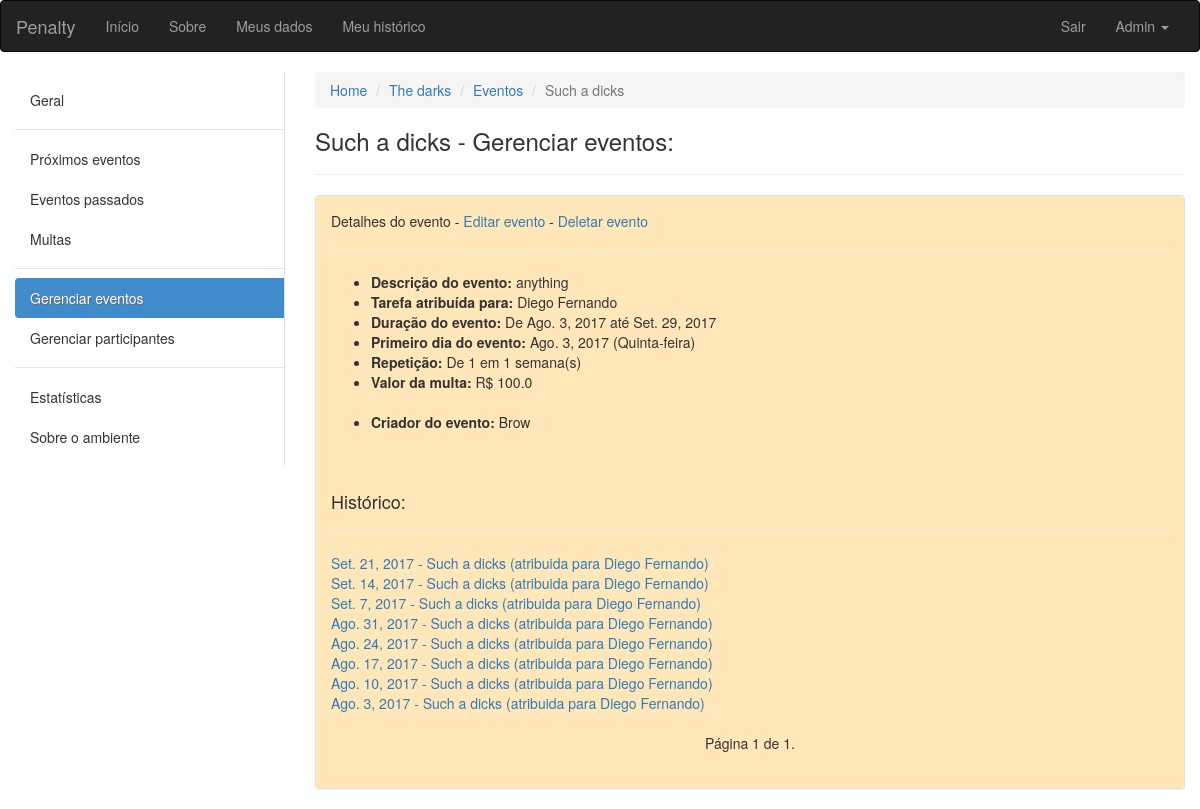
Screenshot of /ambiente/2/eventos/5/ (signed in) with the database file from the repository.
### ambiente/models.py (models this page shows, shortened)
class Ambiente(models.Model):
	nome = models.CharField(max_length=100, verbose_name='Nome', null=False, blank=False)
	descricao = models.CharField(max_length=100, verbose_name='Descrição', null=True, blank=False)
	endereco = models.CharField(max_length=150, verbose_name='Endereço', null=True, blank=False)
	criador = models.ForeignKey(User, verbose_name='Criador', null=False, blank=False, related_name='+')
	data_criacao = models.DateTimeField(default=timezone.now)
	participantes = models.ManyToManyField(User, verbose_name='Participantes', blank=True, related_name='+')

class Evento(models.Model):
	INTERVALOS = (
        ('D', 'Dias'),
        ('S', 'Semanas'),
        ('M', 'Meses'),
    )
	nome = models.CharField(max_length=100, verbose_name='Nome', null=False, blank=False)
	descricao = models.CharField(max_length=100, verbose_name='Descrição', null=True, blank=False)
	criador = models.ForeignKey(User, verbose_name='Criador', null=False, blank=False, related_name='+', default=1)
	responsavel = models.ForeignKey(User, verbose_name='Responsavel pela tarefa', null=False, blank=False, related_name='+', default=1)
	ambiente = models.ForeignKey(Ambiente, verbose_name='Ambiente', null=False, blank=False, related_name='+')
	data_inicio = models.DateField(default=date.today)
	data_fim = models.DateField(verbose_name='Data de término')
	dia_evento = models.DateField()
	id_agrupador = models.IntegerField()
	valor_multa = models.FloatField(verbose_name='Valor da multa', blank=False, default=2.0)
	quantidade_intervalos_repeticao = models.IntegerField(verbose_name='Se repete em')
	intervalo = models.CharField(max_length=40, choices=INTERVALOS, null=False, blank=False)
	solicitacao_de_validacao = models.BooleanField(default=False)
	momento_da_solicitacao = models.DateTimeField(blank=True, null=True)

### ambiente/views.py (the view)
# urls.py: url(r'^(?P<pk>[0-9]+)/eventos/(?P<pkevento>[0-9]+)/$', views.evento, name='evento'),
def evento(request, pk, pkevento):
	ambiente = get_object_or_404(Ambiente, pk=pk)
	get_object_or_404(ambiente.participantes, pk=request.user.pk)
	evento = get_list_or_404(Evento, id_agrupador=pkevento)
	historico = Evento.objects.filter(id_agrupador=pkevento).filter(dia_evento__lt=date.today())
	paginator = Paginator(historico[::-1], 15) # Mostra 15 contatos por página
	try:
		page = int(request.GET.get('page', '1'))
	except ValueError:
		page = 1
	try:
		lista = paginator.page(page)
	except (EmptyPage, InvalidPage):
		lista = paginator.page(paginator.num_pages)
	return render(request, 'evento.html', {'ambiente':ambiente, 'evento':evento[0], 'historico':lista})

### ambiente/templatetags/aux_tags.py (called while the page is built)
@register.filter(name='typedata')
def typedata(value):
	if value == "D":
		return "dia(s)"
	elif value == "S":
		return "semana(s)"
	return "mes(es)"

### ambiente/templates/evento.html (shortened to what this page needs)
{% extends "base.html" %}
{% load aux_tags %}
{% block conteudo %}
<div class="container-fluid">
	<div class="row">
		<div class="col-sm-3">
		    <nav class="nav-sidebar">
		    	<ul class="nav">
		            <li><a href="{% url 'ambiente:ambiente' ambiente.pk %}">Geral</a></li>
		            <li class="nav-divider"></li>
		            <li><a href="{% url 'ambiente:proximos_eventos' ambiente.pk %}">Próximos eventos</a></li>
		            <li><a href="javascript:;">Eventos passados</a></li>
		            <li><a href="javascript:;">Multas</a></li>
		            <li class="nav-divider"></li>
		            <li class="active"><a href="{% url 'ambiente:eventos' ambiente.pk %}">Gerenciar eventos</a></li>
		            <li><a href="{% url 'ambiente:participantes' ambiente.pk %}">Gerenciar participantes</a></li>
		            <li class="nav-divider"></li>
		            <li><a href="javascript:;">Estatísticas</a></li>
		            <li><a href="javascript:;">Sobre o ambiente</a></li>
		        </ul>
		    </nav>
		</div>
	<div class="col-sm-9">
		<ol class="breadcrumb">
		  <li><a href="#">Home</a></li>
		  <li><a href="{% url 'ambiente:ambiente' ambiente.pk %}">{{ ambiente.nome }}</a></li>
		  <li><a href="{% url 'ambiente:eventos' ambiente.pk %}">Eventos</a></li>
		  <li class="active">{{ evento.nome }}</li>
		</ol>
		<h3>{{ evento.nome }} - Gerenciar eventos:</h3>
		<hr>
		<div class="panel panel-default">
		  {% if evento.intervalo == "D" %}
	  	  	<div class="panel-body dias">
	  	  {% elif evento.intervalo == "S" %}
	  	  	<div class="panel-body semanas">
	  	  {% else %}
	  	    <div class="panel-body meses">
	  	  {% endif %}
		  <p>Detalhes do evento - <a href="{% url 'ambiente:editar_evento' ambiente.pk evento.id_agrupador %}">Editar evento</a> -
		  	<a href="#" data-toggle="modal" data-target="#modalDeletar">Deletar evento</a></p>
		  <hr>
		  	<ul>
		  		<li><b>Descrição do evento:</b> {{ evento.descricao }}</li>
		  		<li><b>Tarefa atribuída para:</b> {{ evento.responsavel.first_name }}</li>
		  		<li><b>Duração do evento:</b> De {{ evento.data_inicio }} até {{ evento.data_fim }}</li>
		  		<li><b>Primeiro dia do evento:</b> {{ evento.dia_evento }} ({{ evento.dia_evento| date:"l" }})</li>
		  		<li><b>Repetição:</b> De {{ evento.quantidade_intervalos_repeticao }} em {{ evento.quantidade_intervalos_repeticao }} {{ evento.intervalo|typedata }}</li>
		  		<li><b>Valor da multa:</b> R$ {{ evento.valor_multa }}</li><br>
		  		<li><b>Criador do evento:</b> {{ evento.criador.first_name }}</li>
		  	</ul>
		  	<br><br>
		  	<h4>Histórico:</h4>
		  	<hr>
		  	{% for evt in historico %}
		  		<a href="{% url 'ambiente:tarefa' ambiente.pk evt.pk %}">{{ evt.dia_evento }} - {{ evt.nome }} (atribuida para {{ evt.responsavel.first_name }})</a><br>
		  	{% empty %}
		  		<p>Ainda não houve nenhuma tarefa para este tipo de evento.</p>
		  	{% endfor %}
		  	<nav aria-label="Page navigation">
			  <ul class="pager">
			    Página {{ historico.number }} de {{ historico.paginator.num_pages }}.
			  </ul>
			</nav>
		  </div>
		   </div>
		  </div>
	  </div>
	</div>
{% endblock conteudo %}

### core/templates/base.html (shortened to what this page needs)
{% load staticfiles %}
<!DOCTYPE html>
<html lang="pt-br">
  <head>
    <link rel="stylesheet" href="{% static 'css/bootstrap.min.css' %}">
    <link rel="stylesheet" href="{% static 'css/custom.css' %}">
  </head>
  <body>
    <nav class="navbar navbar-inverse">
      <div class="container-fluid">
      <div class="navbar-header">
        <a class="navbar-brand" href="/">Penalty</a>
      </div>
      <div class="collapse navbar-collapse" id="bs-example-navbar-collapse-1">
        <ul class="nav navbar-nav">
          <li><a href="/">Início</a></li>
          <li><a href="#">Sobre</a></li>
          <li><a href="#">Meus dados</a></li>
          <li><a href="#">Meu histórico</a></li>
        </ul>
        {% if request.user.is_authenticated %}
        <ul class="nav navbar-nav navbar-right">
          <li><a href="/logout/">Sair</a></li>
          <li class="dropdown">
            <a href="#" class="dropdown-toggle" data-toggle="dropdown" role="button" aria-haspopup="true" aria-expanded="false">{{ request.user.first_name }} <span class="caret"></span></a>
          </li>
        </ul>
        {% endif %}
      </div>
    </div>
    </nav>
    {% block conteudo %}
    {% endblock conteudo %}
  </body>
</html>

### core/static/css/custom.css (style rules this page uses)
.nav-sidebar { width: 100%; padding: 8px 0; border-right: 1px solid #ddd; }
.nav-sidebar a { color: #333; -webkit-transition: all 0.08s linear; -moz-transition: all 0.08s linear; -o-transition: all 0.08s linear; transition: all 0.08s linear; -webkit-border-radius: 4px 0 0 4px; -moz-border-radius: 4px 0 0 4px; border-radius: 4px 0 0 4px; }
.nav-sidebar .active a { cursor: default; background-color: #428bca; color: #fff; text-shadow: 1px 1px 1px #666; }
.semanas { background-color: #FFE7BA; }

### rows the page displays
Ambiente: nome "The darks"
Evento: nome "Such a dicks", descricao "anything", responsavel.first_name "Diego Fernando", data_inicio "Ago. 3, 2017", data_fim "Set. 29, 2017", dia_evento "Ago. 3, 2017", dia_evento "Quinta-feira", quantidade_intervalos_repeticao "1", intervalo|typedata "semana(s)", valor_multa "100.0", criador.first_name "Brow"
Evento: dia_evento "Set. 21, 2017", nome "Such a dicks", responsavel.first_name "Diego Fernando"
Evento: dia_evento "Set. 14, 2017", nome "Such a dicks", responsavel.first_name "Diego Fernando"
Evento: dia_evento "Set. 7, 2017", nome "Such a dicks", responsavel.first_name "Diego Fernando"
Evento: dia_evento "Ago. 31, 2017", nome "Such a dicks", responsavel.first_name "Diego Fernando"
Evento: dia_evento "Ago. 24, 2017", nome "Such a dicks", responsavel.first_name "Diego Fernando"
Evento: dia_evento "Ago. 17, 2017", nome "Such a dicks", responsavel.first_name "Diego Fernando"
Evento: dia_evento "Ago. 10, 2017", nome "Such a dicks", responsavel.first_name "Diego Fernando"

### other values shown
{{ request.user.first_name }} "Admin"
{{ historico.number }} "1"
{{ historico.paginator.num_pages }} "1"
